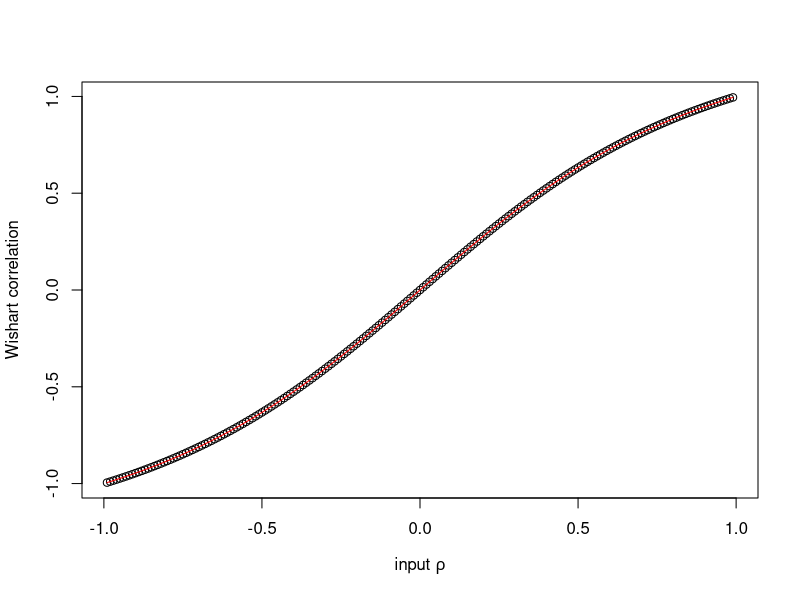

The R source for this figure:
#' This script computes the correlation of the first diagonal and off-diagonal elements 
#' of a 2x2 Wishart distribution as a function of the inputs, as described in A. Meucci,
#' "Risk and Asset Allocation", Springer, 2005,  Chapter 2.
#'
#' @references
#' \url{http://}
#' See Meucci's script for "S_WishartCorrelation.m"
#'
#' @author Xavier Valls \email{flamejat@@gmail.com}
#' @export

###################################################################################################################
### Inputs

s = c( 1, 1);
nu = 15;
rhos = seq( -0.99, 0.99, 0.01 );
nrhos = length(rhos);

###################################################################################################################
### Compute the correlation using simulation

corrs2 = matrix( NaN, nrhos, 1);
for( uu in 1 : nrhos )
{
    rho = rhos[ uu ];
    Sigma = diag( s ) %*% rbind( c( 1, rho ), c( rho, 1 ) ) %*% diag( s );

    # compute expected values of W_xx and W_xy, see (2.227) in "Risk and Asset Allocation - Springer
    E_xx = nu * Sigma[ 1, 1 ];
    E_xy = nu * Sigma[ 1, 2 ];

    # compute covariance matrix of W_xx and W_xy, see (2.228) in "Risk and Asset Allocation - Springer
    m = 1; n = 1; p = 1; q = 1;
    var_Wxx = nu * ( Sigma[ m, p ] * Sigma[ n, q ] + Sigma[ m, q ] * Sigma[ n, p ] );
    
    m = 1; n = 2; p = 1; q = 2;
    var_Wxy = nu * ( Sigma[ m, p ] * Sigma[ n, q ] + Sigma[ m, q ] * Sigma[ n, p ] );
    
    m = 1; n = 1; p = 1; q = 2;
    cov_Wxx_Wxy = nu * ( Sigma[ m, p ] * Sigma[ n, q ] + Sigma[ m, q ] * Sigma[ n, p ] );

    S_xx_xy = rbind( cbind( var_Wxx, cov_Wxx_Wxy ), cbind( cov_Wxx_Wxy, var_Wxy ));

    # compute covariance of X_1 and X_2
    S = diag( 1 / c( sqrt( var_Wxx ), sqrt( var_Wxy ))) %*% S_xx_xy %*% diag( 1 / c( sqrt( var_Wxx ), sqrt( var_Wxy )));

    # correlation = covariance
    corrs2[ uu ] = S[ 1, 2 ];
}

###################################################################################################################
### Analytical correlation
corrs = sqrt( 2 ) * rhos / sqrt( 1 + rhos ^ 2);

dev.new();
plot(rhos, corrs, xlab = expression( paste("input ", rho)), ylab = "Wishart correlation");
lines( rhos, corrs2, col = "red" );
